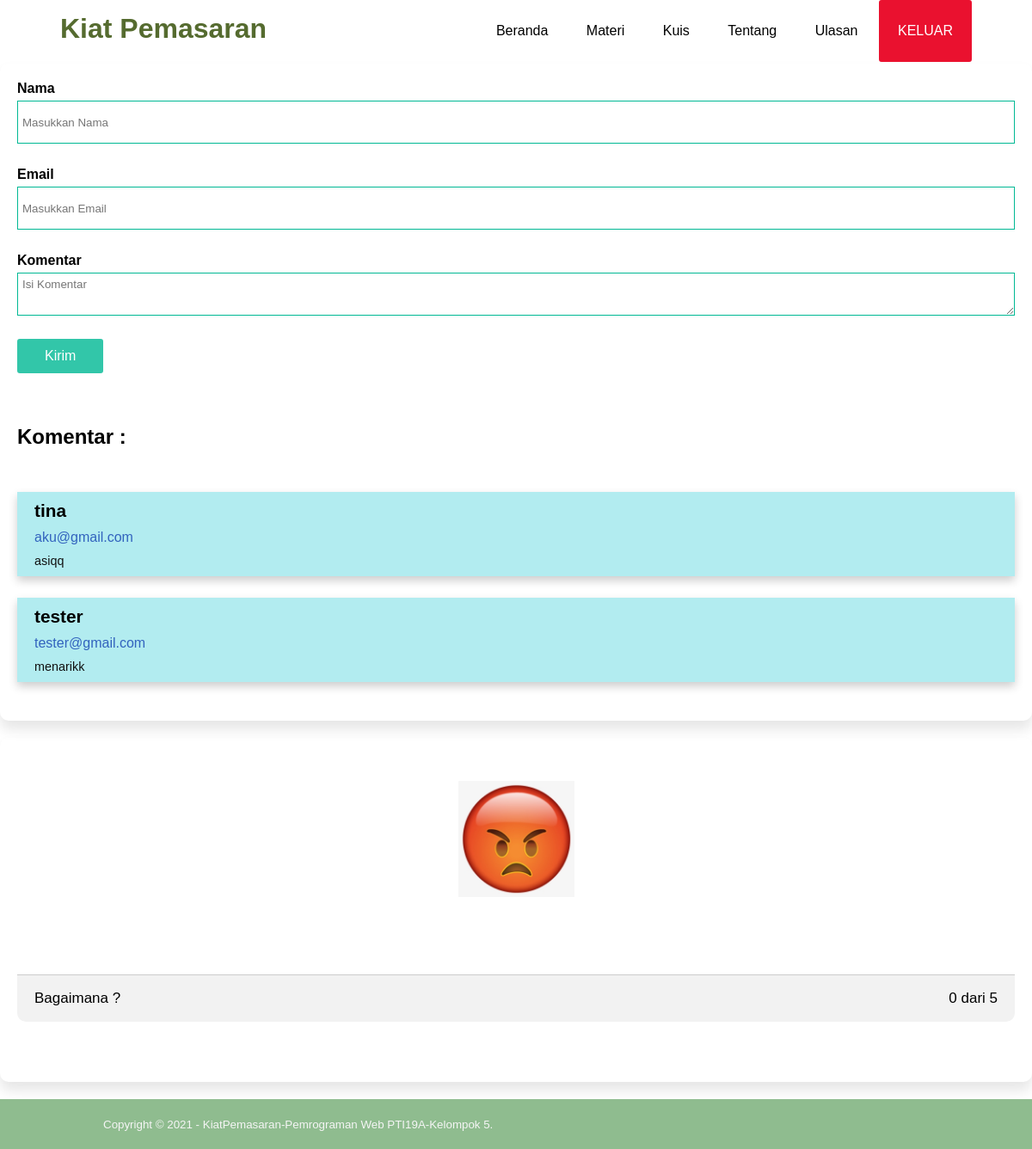
/ulasan.php, run on the app's committed database.
### tables this page shows
CREATE TABLE `comments` (
  `id` int(10) NOT NULL,
  `name` varchar(255) NOT NULL,
  `email` varchar(255) NOT NULL,
  `comment` varchar(25) NOT NULL
);

### ulasan.php (the view, shortened to what this page needs)
<!DOCTYPE html>
<html>
<head>
    <link rel="stylesheet" type="text/css" href="css/style.css">
	<link rel="stylesheet" type="text/css" href="css/komentar.css">
	<link rel="stylesheet" href="css/ulasan.css">
</head>
<header>
    <h1><a href="">Kiat Pemasaran</a></h1>
    <ul>
            <li><a href="index.html">Beranda</a></li>
            <li><a href="materi.html">Materi</a></li>
            <li><a href="kuis.html">Kuis</a></li>
            <li><a href="tentang.html">Tentang</a></li>
            <li><a href="login.php">Ulasan</a></li>
			 <li style=" border: 2px solid #ea112f;border-radius: 3px; background: #ea112f; color: #FFfffF;" ><a href="index.html">KELUAR</a></li>
    </ul>
</header>
<?php
include 'koneksi.php';
?>
<body>
	<br>
	<br>
	<br>
	<div class="wrapper">
		<form action="ulasan.php" method="POST" class="form">
			<div class="row">
				<div class="input-group">
					<label for="name">Nama</label>
					<input type="text" name="name" id="name" placeholder="Masukkan Nama" required>
				</div>
			</div>
			<div class="input-group">
					<label for="email">Email</label>
					<input type="email" name="email" id="email" placeholder="Masukkan Email" required>
				</div>
			<div class="input-group">
				<label for="comment">Komentar</label>
				<textarea id="comment" name="comment" placeholder="Isi Komentar" required></textarea>
			</div>
			<div class="input-group">
				<button name="submit" class="btn">Kirim</button>
			</div>
		<p> <h2>Komentar :</h2> </p>
		</form>
		<div class="prev-comments">
			<?php
			$sql = "SELECT * FROM comments";
			$result = mysqli_query($conn, $sql);
			if (mysqli_num_rows($result) > 0) {
				while ($row = mysqli_fetch_assoc($result)) {
			?>
			<div class="single-item">
				<h4><?php echo $row['name']; ?></h4>
				<a href="mailto:<?php echo $row['email']; ?>"><?php echo $row['email']; ?></a>
				<p><?php echo $row['comment']; ?></p>
			</div>
			<?php
				}
			}
			?>
		</div>
	</div>
  <div class="wrapper">
    <div class="content">
      <div class="outer">
        <div class="emojis">
          <li class="slideImg"><img src="images/emoji-1.png" alt=""></li>
        </div>
      </div>
      <div class="stars">
        <label for="star-1" class="star-1 fas fa-star"></label>
        <label for="star-2" class="star-2 fas fa-star"></label>
        <label for="star-3" class="star-3 fas fa-star"></label>
        <label for="star-4" class="star-4 fas fa-star"></label>
        <label for="star-5" class="star-5 fas fa-star"></label>
      </div>
    </div>
    <div class="footer">
      <span class="text"></span>
      <span class="numb"></span>
    </div>
  </div>
</body>
</html>
    <footer>
        <div class="container">
        <small>Copyright &copy; 2021 - KiatPemasaran-Pemrograman Web PTI19A-Kelompok 5.</small>
    </footer>
    </body>
    </html>

### css/style.css (style rules this page uses)
* { padding:0; margin:0; font-family: 'Gill Sans', 'Gill Sans MT', Calibri, 'Trebuchet MS', sans-serif; }
a { color: inherit; text-decoration: none; }
.container { width: 80%; margin: auto; }
.container::after { content: ''; display: block; clear:both; }
header h1 { float: left; margin-left: 70px; padding: 15px 0; color:darkolivegreen; }
header ul { float: right; margin-right: 70px; }
header ul li { display: inline-block; }
header ul li a { padding:25px 20px; display: inline-block; }
footer { padding: 20px 0; background-color: darkseagreen; color: whitesmoke; }

### css/komentar.css (style rules this page uses)
* { margin: 0; padding: 0; box-sizing: border-box; font-family: 'Gill Sans', 'Gill Sans MT', Calibri, 'Trebuchet MS', sans-serif; }
.wrapper { padding: 20px; box-shadow: 0 5px 10px rgba(0,0,0,0.3); width: 1000px; min-height: 400px; margin: 20px 0; }
.wrapper .row { display: grid; grid-template-columns: repeat(auto-fit, minmax(280px, 1fr)); }
.wrapper .form .row .input-group { padding: 0 10px; display: block; }
.wrapper .form .row .input-group:first-child { padding-left: 0; }
.wrapper .form .row .input-group:last-child { padding-right: 0; }
.wrapper .form .input-group { width: 100%; height: 50px; margin-bottom: 50px; }
.wrapper .form .input-group label { font-weight: 600; margin-bottom: 5px; display: block; }
.wrapper .form .input-group .btn { margin: 10px 0; display: block; padding: .7rem 2rem; opacity: .8; color: #FFF; background: #00b894; border: none; outline: none; border-radius: 3px; cursor: pointer; font-size: 1rem; transition: .3s ease-in; }
.wrapper .form .input-group input, .wrapper .form .input-group textarea { width: 100%; height: 100%; border: 1px solid #00b894; outline: none; padding: 5px 5px; }
.wrapper .prev-comments { margin-top: 50px; }
.wrapper .prev-comments .single-item { background: rgb(178, 236, 240); box-shadow: 0 5px 10px rgba(0,0,0,0.2); padding: 10px 20px; text-align: left; margin-bottom: 25px; }
.wrapper .prev-comments .single-item h4 { font-size: 1.3rem; font-weight: 800; color: rgb(0, 0, 0); }
.wrapper .prev-comments .single-item a { margin: 10px 0; font-size: 1rem; color: rgb(50, 99, 190); text-decoration: none; display: inline-block; }
.wrapper .prev-comments .single-item p { font-size: .9rem; color: #111; }

### css/ulasan.css (style rules this page uses)
* { margin: 0; padding: 0; box-sizing: border-box; font-family: 'Gill Sans', 'Gill Sans MT', Calibri, 'Trebuchet MS', sans-serif; }
.wrapper { max-width: 2000px; width: 100%; border-radius: 10px; box-shadow: 0px 10px 15px rgba(0,0,0,0.1); }
.wrapper .content { padding: 30px; display: flex; align-items: center; flex-direction: column; }
.wrapper .outer { height: 135px; width: 135px; overflow: hidden; }
.outer .emojis { height: 500%; display: flex; flex-direction: column; }
.outer .emojis li { height: 20%; width: 100%; list-style: none; transition: all 0.3s ease; }
.outer li img { height: 100%; width: 100%; }
.wrapper .stars { margin-top: 30px; }
.stars label { font-size: 30px; margin: 0 3px; color: #ccc; }
.wrapper .footer { border-top: 1px solid #ccc; background: #f2f2f2; width: 100%; height: 55px; padding: 0 20px; border-radius: 0 0 10px 10px; display: flex; align-items: center; justify-content: space-between; }
.footer span { font-size: 17px; font-weight: 400; }
.footer .text::before { content: "Bagaimana ?"; }
.footer .numb::before { content: "0 dari 5"; }

### data on the page
comments: name "tina", email "aku@gmail.com", comment "asiqq"
comments: name "tester", email "tester@gmail.com", comment "menarikk"
